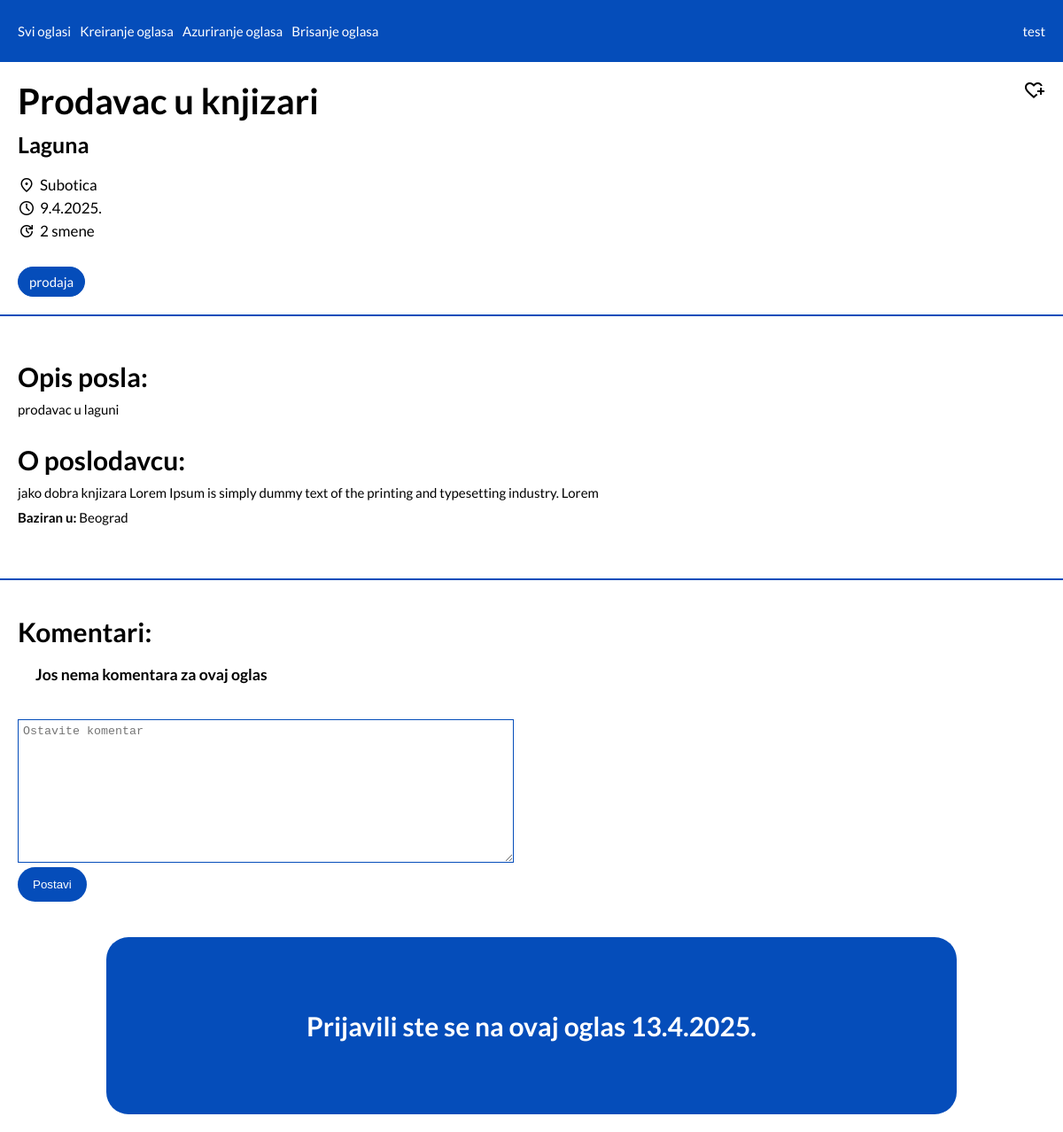
The app's page /src/Pages/jobDetails.php?id=b2c592be-db13-4a94-96a1-3bf4b05789a9 (signed in), older data.
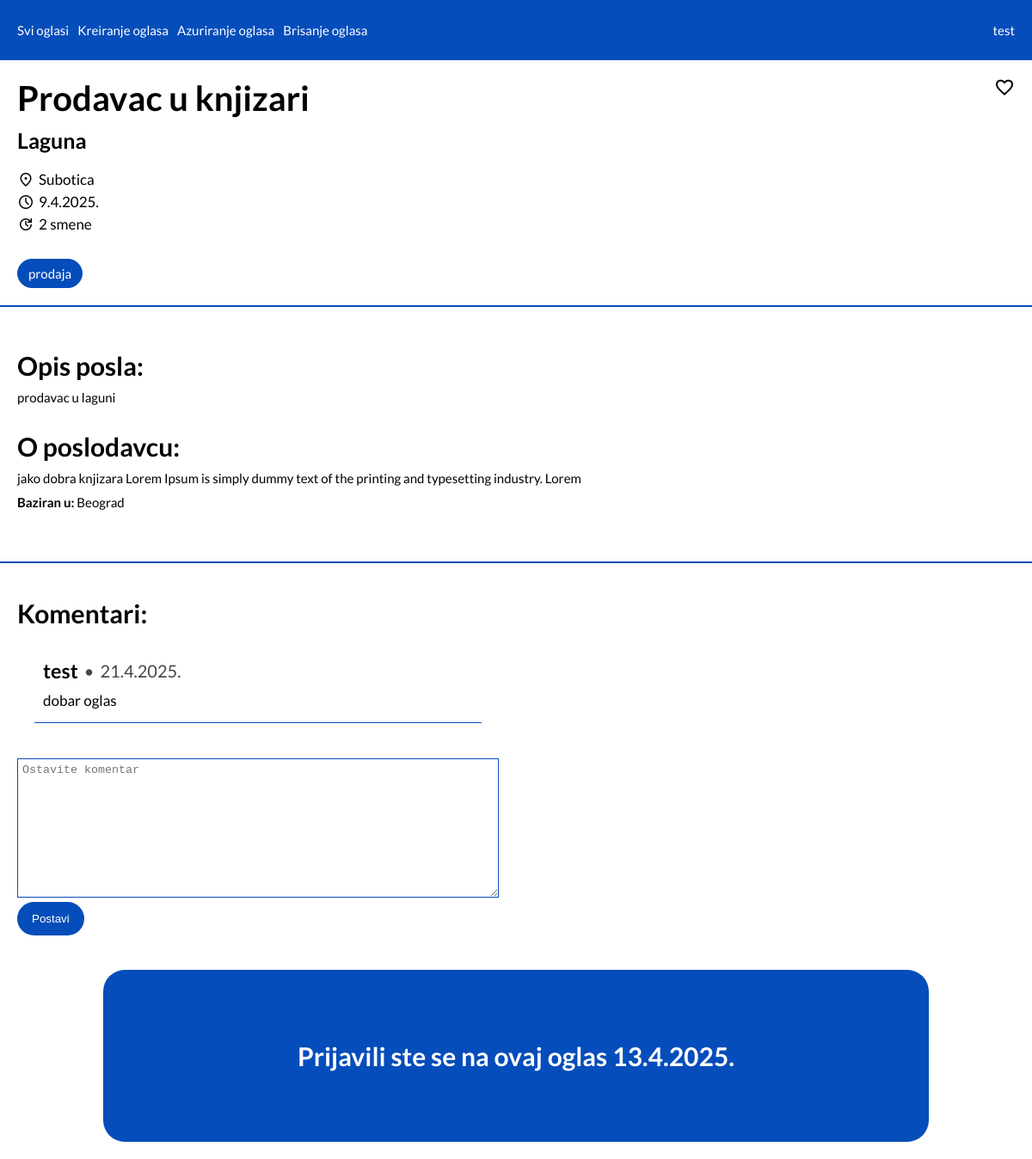
The same page, newer data.
### tables this page shows
CREATE TABLE `jobs` (
  `jobId` varchar(50) NOT NULL,
  `employerId` varchar(50) NOT NULL,
  `jobName` varchar(50) NOT NULL,
  `description` text NOT NULL,
  `field` varchar(20) NOT NULL,
  `startSalary` int(11) NOT NULL,
  `shifts` int(11) NOT NULL DEFAULT 1,
  `location` varchar(50) NOT NULL,
  `createdAt` datetime NOT NULL DEFAULT current_timestamp(),
  `flexibleHours` tinyint(1) NOT NULL,
  `workFromHome` tinyint(1) NOT NULL
);

CREATE TABLE `employers` (
  `employerId` varchar(50) NOT NULL,
  `employerName` varchar(30) NOT NULL,
  `basedIn` varchar(30) NOT NULL,
  `employerDescription` varchar(200) NOT NULL
);

CREATE TABLE `applications` (
  `applicationId` varchar(50) NOT NULL,
  `userId` varchar(50) NOT NULL,
  `jobId` varchar(50) NOT NULL,
  `submittedAt` datetime NOT NULL DEFAULT current_timestamp()
);

CREATE TABLE `comments` (
  `comment_id` int(11) NOT NULL,
  `user_id` varchar(50) NOT NULL,
  `job_id` varchar(50) NOT NULL,
  `text` varchar(255) NOT NULL,
  `createdAt` datetime NOT NULL DEFAULT current_timestamp()
);

CREATE TABLE `users` (
  `userId` varchar(50) NOT NULL,
  `firstName` varchar(30) NOT NULL,
  `lastName` varchar(30) NOT NULL,
  `password` varchar(60) NOT NULL,
  `field` varchar(30) NOT NULL,
  `email` varchar(30) NOT NULL,
  `role` varchar(15) NOT NULL DEFAULT 'user'
);

### src/Managers/SessionManager.php (called while the page is built, shortened)
<?php
class SessionManager
{
    public static function getSessionData(string $key): mixed
    {
        return $_SESSION[$key] ?? null;
    }
}

### src/Models/JobModel.php (called while the page is built, shortened)
<?php
class JobModel extends Model
{
    public static function getJobById(string $id): array
    {
        $qb = new QueryBuilder();
        $qb->select('*');
        $qb->table('jobs');
        $qb->join('INNER JOIN', 'employers', 'employerId', 'employerId');
        $qb->where(['jobId' => $id]);
        return $qb->execute('one');
    }
}

### src/Core/QueryBuilder.php (called while the page is built, shortened)
<?php
class QueryBuilder
{
    private string $query;
    private string $operation;
    private string $table;
    private string $join = '';
    private string $fields = '';
    private array $bindings = [];
    private string $conditionsString = '';
    public function select(mixed ...$fields): void
    {
        $this->operation = 'SELECT';
    }
    public function table(string $table): void
    {
        $this->table = $table;
    }
    public function join(string $joinType, string $joinTable, string $baseTableField, string $joinTableField, string $operation = '='): void
    {
        $baseTableQualifier = $this->table[0];
        $joinTableQualifier = $joinTable[0];
        if ($this->join) {
            $lastQualifierIndex = (strrpos($this->join, '.')) - 1;
            $previousJoinTableQualifier = $this->join[$lastQualifierIndex];
            $this->join .= " $joinType $joinTable $joinTableQualifier
                           ON $previousJoinTableQualifier.$baseTableField $operation $joinTableQualifier.$joinTableField";
        }
        else {
            $this->join .= " $baseTableQualifier $joinType $joinTable $joinTableQualifier
                           ON $baseTableQualifier.$baseTableField $operation $joinTableQualifier.$joinTableField";
        }
    }
    public function fields(mixed ...$fields): void
    {
        foreach ($fields as $field) {
            if (is_string($field)) {
                $this->fields .= "$field, ";
            }
        }
        $this->fields = substr($this->fields, 0, -2);
    }
    public function where(array $condition, string $operation = '=', string $separator = 'AND', string $table = ''): void
    {
        $this->bindings[] = $condition;
        if ($table) {
            $this->conditionsString .= ($table[0] . '.' . key($condition) . " $operation :" . key($condition) . " $separator ");
        }
        else {
            $this->conditionsString .= (key($condition) . " $operation :" . key($condition) . " $separator ");
        }
    }
    private function buildSelect(): void
    {
        $this->query = "$this->operation $this->fields FROM $this->table $this->join";
        if ($this->conditionsString) {
            $this->conditionsString = substr($this->conditionsString, 0, -4);
            $this->query .= " WHERE $this->conditionsString";
        }
    }
    public function execute(string $fetch = 'all', int $fetchMode = \PDO::FETCH_ASSOC): array|bool
    {
        try {
            $this->conn = (new Db())->getConnection();
            $this->stmt = $this->conn->prepare($this->query);
            if ($this->bindings) {
                foreach ($this->bindings as $binding) {
                    $this->stmt->bindValue(':' . key($binding), $binding[key($binding)]);
                }
            }
            $this->stmt->execute();
            $results = null;
            if ($this->operation === 'SELECT') {
                if ($fetchMode === \PDO::FETCH_COLUMN) {
                    $results = $this->stmt->fetchAll($fetchMode, 0);
                }
                else if ($fetch === 'all') {
                    $results = $this->stmt->fetchAll($fetchMode);
                }
                else {
                    $results = $this->stmt->fetch($fetchMode);
                }
            }
            else {
                $results = $this->stmt->rowCount() > 0;
            }
            return $results;
        }
        catch (\PDOException $e) {
            echo $e->getMessage();
            $this->close();
            ErrorManager::redirectToErrorPage('db-error');
            return [];
        }
        catch (\Throwable $t) {
            echo $t->getMessage();
            $this->close();
            ErrorManager::redirectToErrorPage('unknown-error');
            return [];
        }
    }
}

### src/Core/Db.php (called while the page is built, shortened)
<?php
class Db
{
    private string $host = "db";
    private string $user = "milos";
    private string $pass = "milospassword123@!";
    private string $database = "praksa-projekat-1";
    private $dbh;
    private function connect(): void
    {
        try {
            $this->dbh = new PDO("mysql:host=$this->host;dbname=$this->database", $this->user, $this->pass);
            $this->dbh->setAttribute(PDO::ATTR_ERRMODE, PDO::ERRMODE_EXCEPTION);
        }
        catch (PDOException $e) {
            var_dump($e->getMessage());
        }
        catch (\Throwable $t) {
            ErrorManager::redirectToErrorPage('unknown-error');
        }
    }
    public function getConnection()
    {
        return $this->dbh;
    }
}

### src/Models/CommentModel.php (called while the page is built, shortened)
<?php
class CommentModel
{
    public static function getCommentsForJob(string $jobId): array
    {
        $qb = new QueryBuilder();
        $qb->select('*');
        $qb->table('comments');
        $qb->join('INNER JOIN', 'users', 'user_id', 'userId');
        $qb->where(['job_id' => $jobId]);
        return $qb->execute();
    }
}

### src/Controllers/CommentController.php (called while the page is built, shortened)
<?php
class CommentController
{
    public static function getCommentsForJob(string $jobId): array
    {
        return CommentModel::getCommentsForJob($jobId);
    }
}

### src/Models/JobApplicationModel.php (called while the page is built, shortened)
<?php
class JobApplicationModel
{
    public static function getJobsAppliedToByUser(string $userId, bool $onlyIds = false): array
    {
        $qb = new QueryBuilder();
        if ($onlyIds) {
            $qb->select('j.jobId', 'a.submittedAt');
            $qb->table('applications');
            $qb->join('INNER JOIN', 'jobs', 'jobId', 'jobId');
        }
        $qb->where([ 'userId' => $userId ], table: 'applications');
        return $qb->execute();
    }
}

### src/Pages/jobDetails.php (the view, shortened to what this page needs)
<?php
    $job = JobModel::getJobById($_GET['id']);
?>
<!doctype html>
<html lang="en">
<head>
    <link rel="stylesheet" href="../../style/style.css">
</head>
<body>
    <?php include_once '../Pages/_navbar.php' ?>
    <div class="job-header">
        <?php if ($user): ?>
            <button class="favourites-btn" data-user="<?= $user['userId'] ?>" data-job="<?= $job['jobId'] ?>">
                <span class="material-symbols-outlined">
                </span>
            </button>
        <?php endif; ?>
        <h1 class="job-header-title"><?= $job['jobName'] ?></h1>
        <h3 class="job-header-employer"><?= $job['employerName'] ?></h3>
        <div class="job-header-info">
            <div>
                <span class="material-symbols-outlined">
                </span>
                <?= $job['location'] ?>
            </div>
            <div>
                <span class="material-symbols-outlined">
                </span>
                <?= date('j.n.Y.', strtotime($job['createdAt'])) ?>
            </div>
            <div>
                <span class="material-symbols-outlined">
                </span>
                <?= $job['shifts'] === 1 ? $job['shifts'] . ' smena' : $job['shifts'] . ' smene' ?>
            </div>
        </div>
        <div class="job-header-extra-info">
            <div class="job-details-detail job-details-detail--field">
                <?= $job['field'] ?>
            </div>
        </div>
    </div>
    <div class="job-info">
        <div class="job-description">
            <h1 class="job-description-title">Opis posla:</h1>
            <p class="job-description-desc"><?= $job['description'] ?></p>
        </div>
        <div class="employer-info">
            <h1 class="employer-info-title">O poslodavcu:</h1>
            <p class="employer-info-desc"><?= $job['employerDescription'] ?></p>
            <p class="employer-info-based-in"><b>Baziran u: </b><?= $job['basedIn'] ?></p>
        </div>
    </div>
    <div class="job-comments">
        <h1 class="job-comments-title">Komentari:</h1>
        <div class="comments">
            <?php
                $comments = CommentController::getCommentsForJob($job['jobId']);
                if (!$comments) {
                    echo '<h3 class="no-comments">Jos nema komentara za ovaj oglas</h3>';
                }
                else {
                    foreach ($comments as $comment) {
                        echo '
                            <div class="comment">
                                <div class="comment-header">
                                    <h3 class="comment-user">' . $comment['firstName'] . '</h3>
                                    <span class="comment-header--gray">&bull;</span>
                                    <p class="comment-created-at comment-header--gray">' . date('j.n.Y.', strtotime($comment['createdAt'])) . '</p>
                                </div>
                                <p class="comment-text">' . $comment['text'] . '</p>
                            </div>
                        ';
                    }
                }
            ?>
        </div>
        <?php
            if ($user) {
                echo '
                    <textarea class="input comment-input" rows="10" placeholder="Ostavite komentar"></textarea>
                    <button class="btn btn--primary comment-btn" data-username="' . $user['firstName'] . '" data-user="' . $user['userId'] . '" data-job="' . $job['jobId'] . '">Postavi</button>
                ';
            }
        ?>
    </div>
    <div class="job-application">
        <?php
            $applied = false;
            $appliedAt = '';
            if ($user) {
                $jobsAppliedTo = JobApplicationModel::getJobsAppliedToByUser($user['userId'], true);
                foreach ($jobsAppliedTo as $jobApplied) {
                    if ($jobApplied['jobId'] === $job['jobId']) {
                        $applied = true;
                        $appliedAt = $jobApplied['submittedAt'];
                    }
                }
            }
            if ($applied) {
                echo '
                    <h1 class="job-application-title">Prijavili ste se na ovaj oglas ' . date('j.n.Y.', strtotime($appliedAt)) . '</h1>
                ';
            }
            else {
                echo '
                    <h1 class="job-application-title">Prijavi se!</h1>
                    <a href="/src/Pages/jobApplication.php?jobId=' . $job['jobId'] . '" class="btn btn--secondary">Posalji prijavu</a>
                ';
            }
        ?>
    </div>
</body>
</html>

### src/Pages/_navbar.php (shortened to what this page needs)
<?php
$user = SessionManager::getSessionData('user');
?>
<nav class="nav-container">
    <ul class="nav-list nav-list__menu">
        <li class="nav-item">
            <a href="/index.php" class="nav-item-link">Svi oglasi</a>
        </li>
        <?php if ($user && $user['role'] === 'admin') {
            echo '
                <li class="nav-item">
                    <a href="/src/Pages/createJob.php" class="nav-item-link">Kreiranje oglasa</a>
                </li>
                <li class="nav-item">
                    <a href="/src/Pages/updateSelectionPage.php" class="nav-item-link">Azuriranje oglasa</a>
                </li>
                <li class="nav-item">
                    <a href="/src/Pages/deleteSelectionPage.php" class="nav-item-link">Brisanje oglasa</a>
                </li>
            ';
        }
        ?>
    </ul>
    <ul class="nav-list nav-list__users">
        <?php
            if($user) {
                echo '
                    <li class="nav-item">
                        <a href="/src/Pages/home.php" class="nav-item-link">' . $user['firstName'] . '</a>
                    </li>
                ';
            }
        ?>
    </ul>
</nav>

### style/style.css (style rules this page uses)
:root { --color-primary: #054dba; --color-primary--dark: #02317a; --color-error: #e84d4d; }
* { margin: 0; padding: 0; box-sizing: border-box; }
html { font-size: 62.5%; }
body { font-family: "Lato", sans-serif; font-size: 1.5rem; }
.nav-container { width: 100%; height: 7rem; background-color: var(--color-primary); display: flex; justify-content: space-between; }
.nav-list { height: 100%; list-style-type: none; display: flex; align-items: center; gap: 1rem; }
.nav-list__menu { width: 70%; justify-content: flex-start; padding-left: 2rem; }
.nav-list__users { width: 30%; justify-content: flex-end; padding-right: 2rem; }
.nav-item-link { color: #fff; text-decoration: none; }
.input { display: block; width: 100%; padding: .5rem; border: 1px solid var(--color-primary); margin: 0; margin-bottom: .5rem; }
.material-symbols-outlined { font-size: 1.7rem; }
.job-description { padding: 1rem 0; }
.job-details-detail { padding: .7rem 1.2rem; border: 1px solid var(--color-primary); border-radius: 2rem; display: flex; align-items: center; gap: 2px; }
.job-details-detail--field { background-color: var(--color-primary); color: #fff; }
.btn { padding: 1.2rem 1.7rem; border-radius: 2rem; text-decoration: none; }
.btn--primary { background-color: var(--color-primary); color: #fff; }
.favourites-btn { background-color: transparent; border: none; outline: none; position: absolute; top: 2rem; right: 2rem; cursor: pointer; }
.favourites-btn span { font-size: 2.4rem; }
.job-header { padding: 2rem; border-bottom: 2px solid var(--color-primary); position: relative; display: flex; flex-direction: column; gap: 1rem; }
.job-header-title { font-size: 4rem; }
.job-header-employer { font-size: 2.5rem; }
.job-header-info { margin-top: 1rem; display: flex; flex-direction: column; gap: .5rem; }
.job-header-info div { font-size: 1.7rem; display: flex; align-items: center; gap: .5rem; }
.job-header-info div span { font-size: 2rem; }
.job-header-extra-info { margin-top: 2rem; display: flex; gap: .5rem; }
.job-info { padding: 2rem; border-bottom: 2px solid var(--color-primary); }
.job-info > div { margin-top: 2rem; display: flex; flex-direction: column; gap: 1rem; }
.employer-info { margin-bottom: 4rem; }
.job-application { background-color: var(--color-primary); border-radius: 2.5rem; width: 80%; height: 20rem; margin: 2rem auto; padding: 2rem; color: #fff; display: flex; flex-direction: column; align-items: center; justify-content: center; gap: 1rem; }
.job-comments { padding: 2rem; margin-top: 2rem; width: 50%; }
.comments { padding: 2rem; }
.comment { border-bottom: 1px solid var(--color-primary); margin-bottom: 1px; padding: 1.5rem 1rem; }
.comment-header { margin-bottom: 1rem; font-size: 2rem; display: flex; align-items: center; gap: .7rem; }
.comment-header--gray { color: #464647; }
.comment-text { font-size: 1.7rem; }
.comment-input { margin-top: 2rem; }
.comment-btn { border: none; cursor: pointer; }

Row changes from the older to the newer data that the page shows:
added comments: user.firstName "test", createdAt "21.4.2025.", text "dobar oglas"
Text that changed along with them:
text no longer shown: "Jos nema komentara za ovaj oglas"
